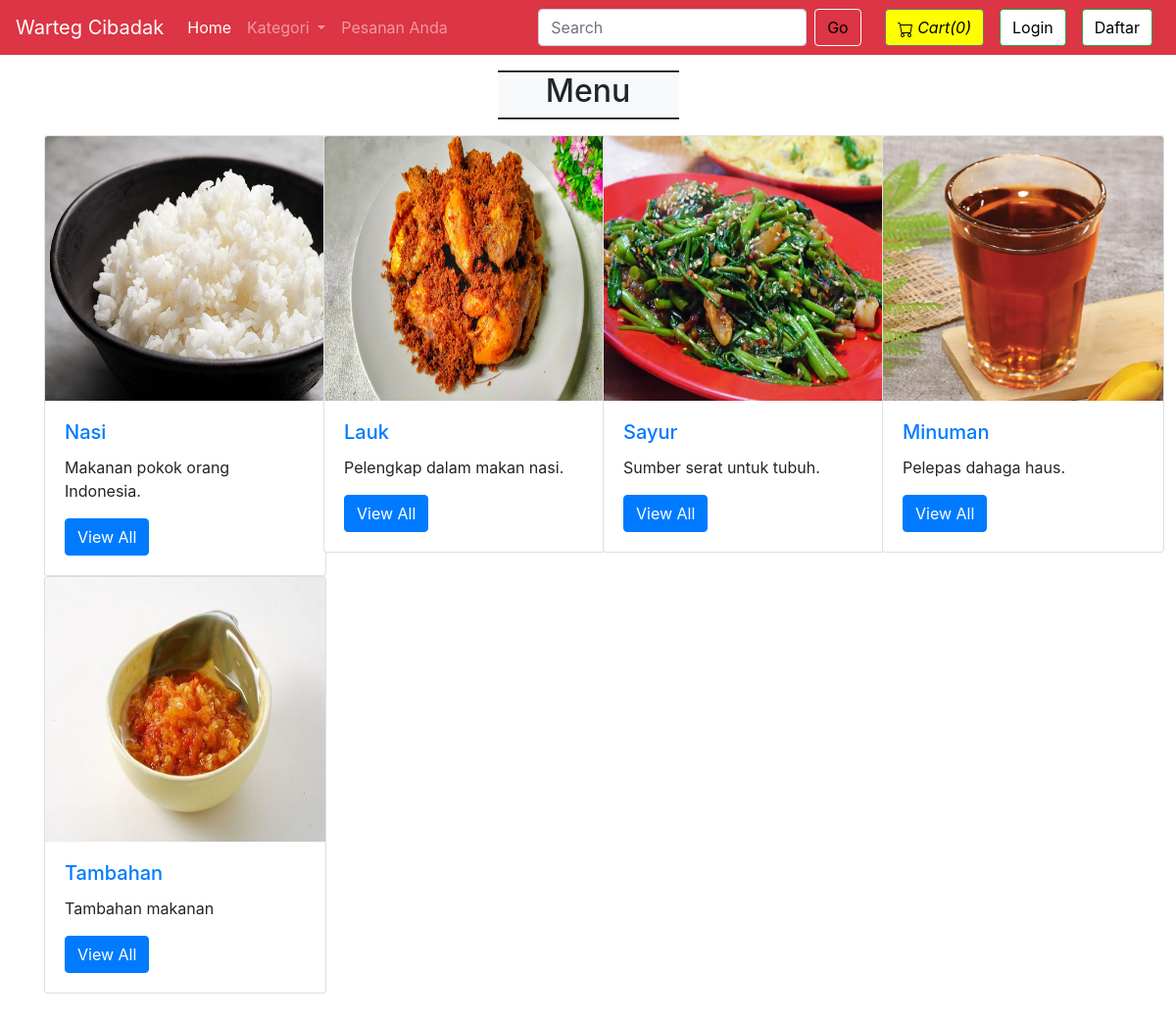
The page / on the database its author committed.
### tables this page shows
CREATE TABLE IF NOT EXISTS `situs` (
  `id_situs` int unsigned NOT NULL AUTO_INCREMENT,
  `nama_situs` varchar(21) NOT NULL,
  `email` varchar(35) NOT NULL,
  `kontak1` bigint NOT NULL,
  `kontak2` bigint DEFAULT NULL COMMENT 'Opsional',
  `alamat` text NOT NULL,
  `waktu` datetime NOT NULL DEFAULT CURRENT_TIMESTAMP,
  PRIMARY KEY (`id_situs`)
);

CREATE TABLE IF NOT EXISTS `kategori` (
  `kategori_id` int NOT NULL AUTO_INCREMENT,
  `nama_kategori` varchar(255) NOT NULL,
  `deskripsi_kategori` text NOT NULL,
  `waktu_pembuatan_kategori` datetime NOT NULL DEFAULT CURRENT_TIMESTAMP,
  PRIMARY KEY (`kategori_id`),
  FULLTEXT KEY `nama_kategori` (`nama_kategori`,`deskripsi_kategori`)
);

### index.php (the view, shortened to what this page needs)
<!doctype html>
<html lang="en">
  <head>
    <link rel="stylesheet" href="https://stackpath.bootstrapcdn.com/bootstrap/4.4.1/css/bootstrap.min.css">
    <link rel="stylesheet" href="https://use.fontawesome.com/releases/v5.8.2/css/all.css">
  </head>
<body>
  <?php include 'partials/_dbconnect.php';?>
  <?php require 'partials/_nav.php' ?>
  <div class="container my-3 mb-5">
    <div class="col-lg-2 text-center bg-light my-3" style="margin:auto;border-top: 2px groove black;border-bottom: 2px groove black;">
      <h2 class="text-center">Menu</h2>
    </div>
    <div class="row">
      <?php
        $sql = "SELECT * FROM `kategori`";
        $result = mysqli_query($conn, $sql);
        while($row = mysqli_fetch_assoc($result)){
          $id = $row['kategori_id'];
          $cat = $row['nama_kategori'];
          $desc = $row['deskripsi_kategori'];
          echo '<div class="col-xs-3 col-sm-3 col-md-3">
                  <div class="card" style="width: 18rem;">
                    <img src="img/card-'.$id. '.jpg" class="card-img-top" alt="image for this category" width="249px" height="270px">
                    <div class="card-body">
                      <h5 class="card-title"><a href="viewMenuList.php?catid=' . $id . '">' . $cat . '</a></h5>
                      <p class="card-text">' . substr($desc, 0, 70). '</p>
                      <a href="viewMenuList.php?catid=' . $id . '" class="btn btn-primary">View All</a>
                    </div>
                  </div>
                </div>';
        }
      ?>
    </div>
  </div>
</body>
</html>

### partials/_nav.php (shortened to what this page needs)
<?php
if(isset($_SESSION['loggedin']) && $_SESSION['loggedin']==true){
  $loggedin= true;
  $id_user = $_SESSION['id_user'];
  $username = $_SESSION['username'];
}
else{
  $loggedin = false;
  $id_user = 0;
}
$sql = "SELECT * FROM `situs`";
$result = mysqli_query($conn, $sql);
$row = mysqli_fetch_assoc($result);
$nama_situs = $row['nama_situs'];
echo '<nav class="navbar navbar-expand-lg navbar-dark bg-danger">
      <a class="navbar-brand" href="index.php">'.$nama_situs.'</a>
      <button class="navbar-toggler" type="button" data-toggle="collapse" data-target="#navbarSupportedContent" aria-controls="navbarSupportedContent" aria-expanded="false" aria-label="Toggle navigation">
        <span class="navbar-toggler-icon"></span>
      </button>
      <div class="collapse navbar-collapse" id="navbarSupportedContent">
        <ul class="navbar-nav mr-auto">
          <li class="nav-item active">
            <a class="nav-link" href="index.php">Home<span class="sr-only">(current)</span></a>
          </li>
          <li class="nav-item dropdown">
            <a class="nav-link dropdown-toggle" href="#" id="navbarDropdown" role="button" data-toggle="dropdown" aria-haspopup="true" aria-expanded="false">
              Kategori
            </a>
            <div class="dropdown-menu" aria-labelledby="navbarDropdown">';
            echo '</div>
          </li>
          <li class="nav-item">
            <a class="nav-link" href="viewOrder.php">Pesanan Anda</a>
          </li>
        </ul>
        <form method="get" action="/Project Warteg/search.php" class="form-inline my-2 my-lg-0 mx-3">
          <input class="form-control mr-sm-2" type="search" name="search" id="search" placeholder="Search" aria-label="Search" required style="color: black;">
          <button class="btn btn-outline-success my-2 my-sm-0" type="submit" style="color: black; border-color: white;">
            Go
          </button>
        </form>
        <style>
        .btn-outline-success:hover {
        color: black;
        background-color: white;
        border-color: black;
      }
      </style>';
        $countsql = "SELECT SUM(`jumlah`) FROM `keranjang` WHERE `id_user`=$id_user";
        $countresult = mysqli_query($conn, $countsql);
        $countrow = mysqli_fetch_assoc($countresult);
        $count = $countrow['SUM(`jumlah`)'];
        if(!$count) {
          $count = 0;
        }
        echo '<a href="viewCart.php"><button type="button" class="btn btn-secondary mx-2" title="MyCart" style="background-color: yellow; color: black;">
          <svg xmlns="img/cart.svg" width="16" height="16" fill="currentColor" class="bi bi-cart" viewBox="0 0 16 16">
            <path d="M0 1.5A.5.5 0 0 1 .5 1H2a.5.5 0 0 1 .485.379L2.89 3H14.5a.5.5 0 0 1 .491.592l-1.5 8A.5.5 0 0 1 13 12H4a.5.5 0 0 1-.491-.408L2.01 3.607 1.61 2H.5a.5.5 0 0 1-.5-.5zM3.102 4l1.313 7h8.17l1.313-7H3.102zM5 12a2 2 0 1 0 0 4 2 2 0 0 0 0-4zm7 0a2 2 0 1 0 0 4 2 2 0 0 0 0-4zm-7 1a1 1 0 1 1 0 2 1 1 0 0 1 0-2zm7 0a1 1 0 1 1 0 2 1 1 0 0 1 0-2z"/>
          </svg>
          <i class="bi bi-cart">Cart(' .$count. ')</i>
        </button></a>';
        if($loggedin){
          echo '<ul class="navbar-nav mr-2">
            <li class="nav-item dropdown">
              <a class="nav-link dropdown-toggle" href="#" id="navbarDropdown" role="button" data-toggle="dropdown"> Welcome ' .$username. '</a>
              <div class="dropdown-menu" aria-labelledby="navbarDropdown">
                <a class="dropdown-item" href="partials/_logout.php">Logout</a>
              </div>
            </li>
          </ul>
          <div class="text-center image-size-small position-relative">
            <a href="viewProfile.php"><img src="img/person-' .$id_user. '.jpg" class="rounded-circle" onError="this.src = \'img/profilePic.jpg\'" style="width:40px; height:40px"></a>
          </div>';
        }
        else {
          echo '
          <button type="button" class="btn btn-success mx-2"  data-toggle="modal" data-target="#loginModal" style="background-color: white; color: black;">Login</button>
          <button type="button" class="btn btn-success mx-2"  data-toggle="modal" data-target="#signupModal" style="background-color: white; color: black;">Daftar</button>';
        }
  echo '</div>
    </nav>';
?>

### rows shown on the page
situs: nama_situs "Warteg Cibadak"
kategori: shows a picture, nama_kategori "Nasi", deskripsi_kategori "Makanan pokok orang Indonesia."
kategori: shows a picture, nama_kategori "Lauk", deskripsi_kategori "Pelengkap dalam makan nasi."
kategori: shows a picture, nama_kategori "Sayur", deskripsi_kategori "Sumber serat untuk tubuh."
kategori: shows a picture, nama_kategori "Minuman", deskripsi_kategori "Pelepas dahaga haus."
kategori: shows a picture, nama_kategori "Tambahan", deskripsi_kategori "Tambahan makanan"

### other values the page prints
$count "0"
